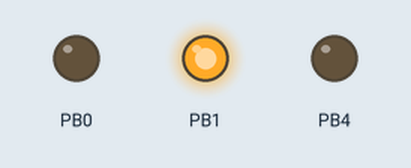
Simulated run of this sketch. Board: ATtiny85, built with avr-gcc and run on an emulated ATtiny85. Parts: output pins drawn as LEDs (lit = HIGH).

Above: at 0.05 s.
At 1.95 s:
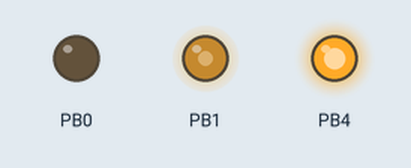
At 2.95 s:
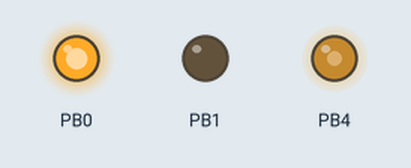
At 3.95 s:
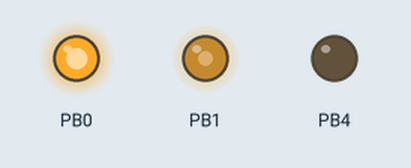
Timing chart, 0 to 5.2 s (numbered marks = the images above):
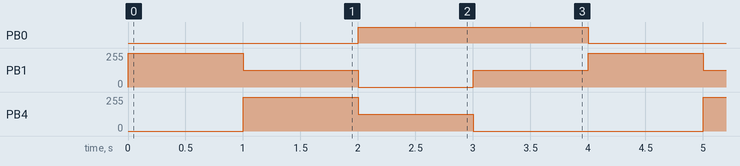

Measured:
- by itself, PB0: alternates HIGH for 2.0 s and LOW for 2.0 s
- by itself, PB1: repeats every 4.0 s: 0/255 1.0 s, 127/255 1.0 s, 255/255 1.0 s, 127/255 1.0 s
- by itself, PB4: repeats every 4.0 s: 127/255 1.0 s, 0/255 2.0 s, 255/255 1.0 s

The sketch:

attiny85rgb.ino
```cpp
//for use with a common anode RGB LED
void setup() {
  // put your setup code here, to run once:
pinMode(1,OUTPUT);
pinMode(4,OUTPUT);
pinMode(0,OUTPUT);
analogWrite(1,255);
analogWrite(4,255);
analogWrite(0,255);
}

void loop() {
  // put your main code here, to run repeatedly:
analogWrite(1,255-0);
analogWrite(4,255-255);
analogWrite(0,255-255);
delay(1000);

analogWrite(1,255-128);
analogWrite(4,255-0);
analogWrite(0,255-255);
delay(1000);

analogWrite(1,255-255);
analogWrite(4,255-128);
analogWrite(0,255-0);
delay(1000);

analogWrite(1,255-128);
analogWrite(4,255-255);
analogWrite(0,255-0);
delay(1000);
}
```
